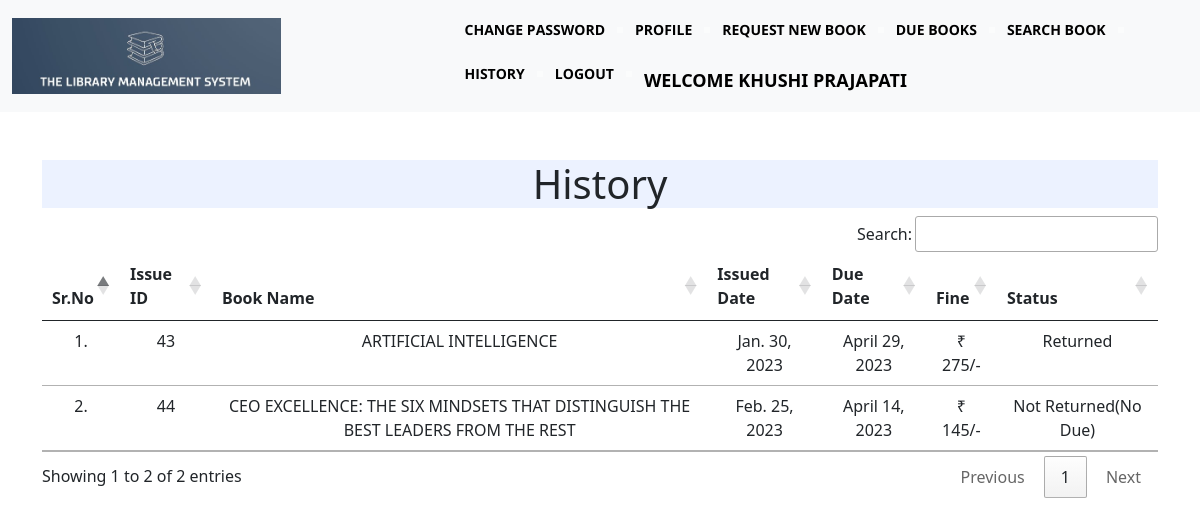
The page /student/history (signed in) on the database as committed earlier.
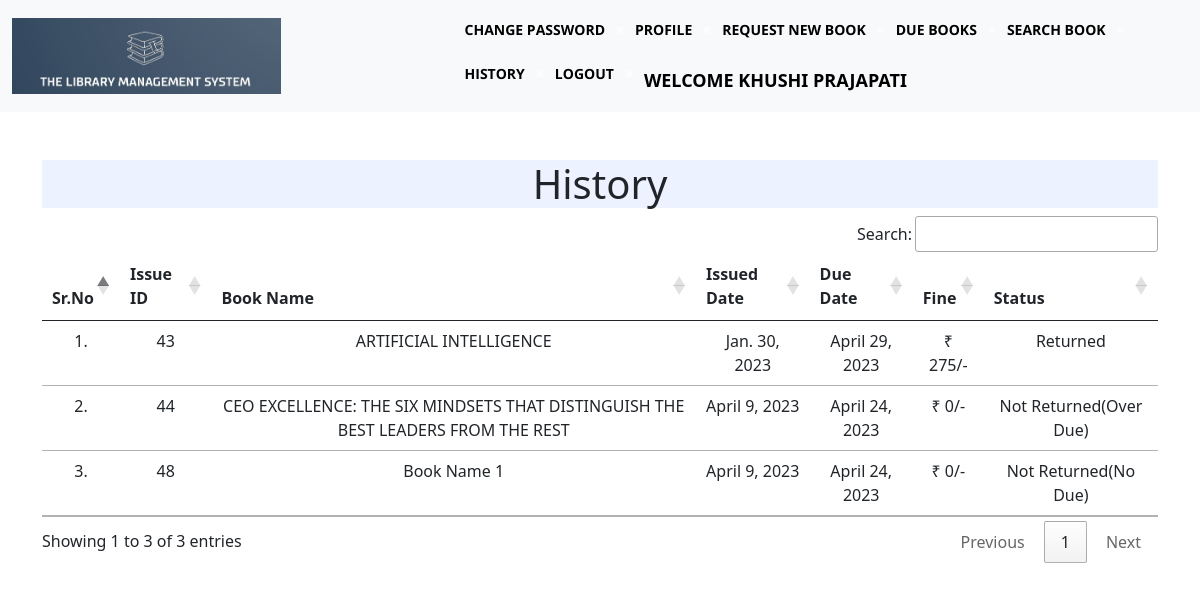
The same page on the database as committed later.
### main/models.py (models this page shows, shortened)
class Book(models.Model):
    bookName = models.CharField(max_length=100)
    bookAuthor = models.CharField(max_length=35)
    bookDiscp = models.TextField(max_length=350)
    bookEdition = models.IntegerField()
    bookLang = models.CharField(max_length=35)
    bookCategory = models.CharField(max_length=35)
    bookQuantity = models.IntegerField()
    bookImage = models.ImageField(upload_to="",blank=True)
    isActive = models.BooleanField(default=True)
    def __str__(self):
        return str(self.id)+ " ["+str(self.bookName)+']'+ " ["+str(self.bookAuthor)+']'+ " ["+str(self.bookDiscp)+']'+ " ["+str(self.bookEdition)+']'+ " ["+str(self.bookLang)+']'+ " ["+str(self.bookCategory)+']'+ " ["+str(self.bookQuantity)+']'+ " ["+str(self.bookImage)+']'

class Issues(models.Model):
    book = models.ForeignKey(Book,unique=False, on_delete=models.CASCADE)
    student = models.ForeignKey(Student,unique=False, on_delete=models.CASCADE)
    issueDate = models.DateField()
    dueDate = models.DateField()
    returnDate = models.DateField(default="")
    status = models.PositiveSmallIntegerField(default = 1)

### student/views.py (the view)
# urls.py: path('history',views.studentHistory),
@login_required(login_url = '/student/')
def studentHistory(request):
    print(request.user.id)
    issuedBooks = Issues.objects.filter(student = request.user.student)
    details = []
    j =0
    for i in issuedBooks:
        days = (date.today()-i.issueDate)
        d=days.days
        fine=0
        if d>14:
            day=d-14
            fine=day*5
        books = list(Book.objects.filter(id=i.book_id,isActive =True))
        students = list(Student.objects.filter(id=i.student_id,isActive =True))
        print(books)
        print(students)
        i=0
        for l in books:
            t=(issuedBooks[j].id,books[i].bookName,issuedBooks[j].issueDate,issuedBooks[j].dueDate,fine,issuedBooks[j].status)
            i=i+1
            j=j+1
            details.append(t)
        print(details)
    return render(request, "stdHistory.html", {'issuedBooks':issuedBooks, 'details':details})

### main/models.py (called while the page is built)
    def __str__(self):
        return "```College ID : ["+str(self.user) +"]``````DEPT : ["+str(self.dept)+']```' + "```SEM : ["+str(self.sem)+']```' +"```Limit : ["+str(self.limit)+"]```"

### templates/stdHistory.html (shortened to what this page needs)
{% extends 'stdNavBar.html' %}
{% load static %}
{% block body %}
<div class="container mt-4">
    <br>
        <h1 class="text-center" style=" background-color : #ECF2FF">History</h1>
    <table class="table table-hover" id="example">
        <thead>
            <tr class="text-center">
                <th>Sr.No</th>
                <th>Issue ID</th>
                <th>Book Name</th>
                <th>Issued Date</th>
                <th>Due Date</th>
                <th>Fine</th>
                <th>Status</th>
            </tr>
        </thead>
        <tbody>
            {% for i in details %}
            <tr class="text-center">
                <td>{{forloop.counter}}.</td>
                <td>{{i.0}}</td>
                <td>{{i.1}}</td>
                <td>{{i.2}}</td>
                <td>{{i.3}}</td>
                <td>₹ {{i.4}}/-</td>
                <td>
                    {% if i.5 == 1%}
                    Not Returned(No Due)
                    {% elif i.5 == 2%}
                    Not Returned(Over Due)
                    {% elif i.5 == 3%}
                    Returned
                    {% endif %}
                </td>
                </tr>
            {% endfor %}
        </tbody>
    </table>
    </div>
{% endblock %}

Rows that differ between the two databases and show on the page:
now on this page (row edited): Book: bookName "Book Name 1"
added Issues: issueDate "April 9, 2023", dueDate "April 24, 2023"
Other text that changed with them:
text written by a page script: "Search: Showing 1 to 2 of 2 entries Previous 1 Next" → "Search: Showing 1 to 3 of 3 entries Previous 1 Next"
new list line: "2 . 44 ₹ 0 /- Not Returned(Over Due)"
new list line: "CEO EXCELLENCE: THE SIX MINDSETS THAT DISTINGUISH THE BEST LEADERS FROM THE REST"
new list line: "April 9, 2023 April 24, 2023"
new list line: "3 . 48 ₹ 0 /- Not Returned(No Due)"
list line gone: "2 . 44 ₹ 145 /- Not Returned(No Due)"
list line gone: "CEO EXCELLENCE: THE SIX MINDSETS THAT DISTINGUISH THE BEST LEADERS FROM THE REST"
list line gone: "Feb. 25, 2023 April 14, 2023"
